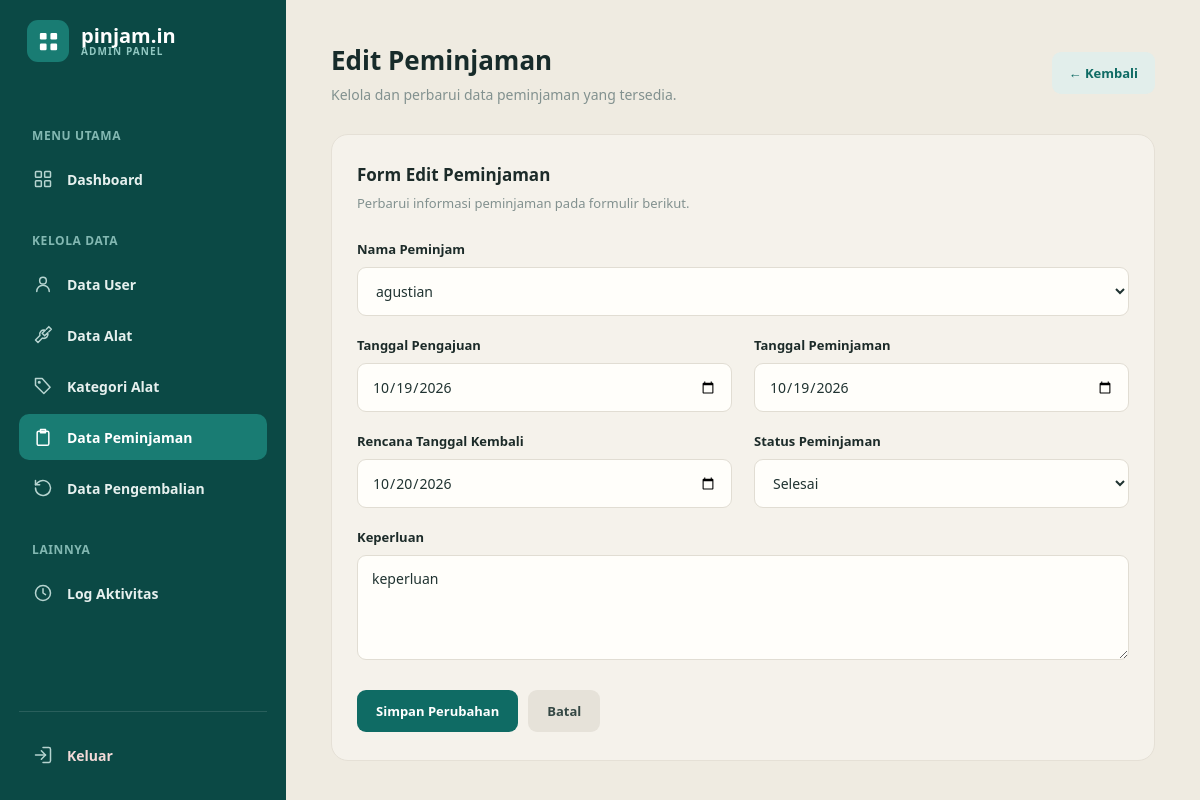
Screenshot of /View/v_edit_peminjaman.php?id=13 (signed in) with the database file from the repository.
### tables this page shows
CREATE TABLE `peminjaman` (
  `id_peminjaman` int(11) NOT NULL,
  `id_user` int(11) NOT NULL,
  `tanggal_pengajuan` date NOT NULL,
  `tanggal_pinjam` date NOT NULL,
  `tanggal_kembali_rencana` date NOT NULL,
  `keperluan` text DEFAULT NULL,
  `status` enum('menunggu','disetujui','ditolak','selesai') NOT NULL DEFAULT 'menunggu',
  `disetujui_oleh` int(11) DEFAULT NULL,
  `keterangan` text DEFAULT NULL
);

CREATE TABLE `tb_user` (
  `id_user` int(11) NOT NULL,
  `nama` varchar(100) NOT NULL,
  `username` varchar(50) NOT NULL,
  `password` varchar(255) NOT NULL,
  `role` enum('admin','petugas','peminjam') NOT NULL DEFAULT 'peminjam',
  `no_telp` varchar(20) DEFAULT NULL,
  `status_aktif` tinyint(1) NOT NULL DEFAULT 1,
  `created_at` timestamp NOT NULL DEFAULT current_timestamp()
);

### Model/m_peminjaman.php (called while the page is built, shortened)
<?php
class m_peminjaman
{
    private function koneksi()
    {
        $db = new koneksi();
        return $db->koneksi;
    }
    public function daftar_user()
    {
        $conn = $this->koneksi();
        $sql = "SELECT id_user, nama, username
                FROM tb_user
                WHERE status_aktif = 1
                ORDER BY nama ASC";
        $query = mysqli_query($conn, $sql);
        $hasil = [];
        if ($query) {
            while ($row = mysqli_fetch_assoc($query)) {
                $hasil[] = $row;
            }
        }
        return $hasil;
    }
    public function get_by_id($id)
    {
        $conn = $this->koneksi();
        $stmt = mysqli_prepare(
            $conn,
            "SELECT * FROM peminjaman WHERE id_peminjaman = ?"
        );
        mysqli_stmt_bind_param($stmt, "i", $id);
        mysqli_stmt_execute($stmt);
        $query = mysqli_stmt_get_result($stmt);
        $data = mysqli_fetch_assoc($query);
        return $data;
    }
}
?>

### View/v_edit_peminjaman.php (the view, shortened to what this page needs)
<?php
require_once __DIR__ . "/../Model/m_peminjaman.php";
$id = filter_input(INPUT_GET, "id", FILTER_VALIDATE_INT);
$model = new m_peminjaman();
$peminjaman = $model->get_by_id($id);
$daftar_user = $model->daftar_user();
$idUserSekarang = (int) $peminjaman["id_user"];
function e($value)
{
    return htmlspecialchars((string) $value, ENT_QUOTES, "UTF-8");
}
?>
<!DOCTYPE html>
<html lang="id">
<head>
</head>
<body>
<div class="layout">
    <aside class="sidebar">
        <div class="brand">
            <span class="brand-icon">
                <svg viewBox="0 0 24 24" fill="white" aria-hidden="true">
                    <rect x="3" y="3" width="7" height="7" rx="1.3"/>
                    <rect x="14" y="3" width="7" height="7" rx="1.3"/>
                    <rect x="3" y="14" width="7" height="7" rx="1.3"/>
                    <rect x="14" y="14" width="7" height="7" rx="1.3"/>
                </svg>
            </span>
            <span class="brand-name">
                pinjam.in
                <small>ADMIN PANEL</small>
            </span>
        </div>
        <div class="nav-section">
            <div class="nav-label">MENU UTAMA</div>
            <a class="nav-item" href="v_homeadmin.php">
                <svg viewBox="0 0 24 24" fill="none" stroke-width="1.8" stroke-linecap="round" stroke-linejoin="round">
                    <rect x="3" y="3" width="7" height="7" rx="1"/>
                    <rect x="14" y="3" width="7" height="7" rx="1"/>
                    <rect x="3" y="14" width="7" height="7" rx="1"/>
                    <rect x="14" y="14" width="7" height="7" rx="1"/>
                </svg>
                Dashboard
            </a>
        </div>
        <div class="nav-section">
            <div class="nav-label">KELOLA DATA</div>
            <a class="nav-item" href="v_user.php">
                <svg viewBox="0 0 24 24" fill="none" stroke-width="1.8" stroke-linecap="round" stroke-linejoin="round">
                    <circle cx="12" cy="8" r="4"/>
                    <path d="M4.5 21a7.5 7.5 0 0 1 15 0"/>
                </svg>
                Data User
            </a>
            <a class="nav-item" href="v_alat.php">
                <svg viewBox="0 0 24 24" fill="none" stroke-width="1.8" stroke-linecap="round" stroke-linejoin="round">
                    <path d="M14.7 6.3a5 5 0 0 0-6.4 6.4L3 18l3 3 5.3-5.3a5 5 0 0 0 6.4-6.4L14 13l-3-3z"/>
                    <path d="m16 5 3-3 3 3-3 3"/>
                </svg>
                Data Alat
            </a>
            <a class="nav-item" href="v_kategori.php">
                <svg viewBox="0 0 24 24" fill="none" stroke-width="1.8" stroke-linecap="round" stroke-linejoin="round">
                    <path d="M20.5 13.5 13 21l-10-10V3h8z"/>
                    <circle cx="7.5" cy="7.5" r="1"/>
                </svg>
                Kategori Alat
            </a>
            <a class="nav-item active" href="v_peminjaman.php">
                <svg viewBox="0 0 24 24" fill="none" stroke-width="1.8" stroke-linecap="round" stroke-linejoin="round">
                    <rect x="5" y="5" width="14" height="17" rx="2"/>
                    <path d="M9 3h6v4H9z"/>
                </svg>
                Data Peminjaman
            </a>
            <a class="nav-item" href="v_pengembalian.php">
                <svg viewBox="0 0 24 24" fill="none" stroke-width="1.8" stroke-linecap="round" stroke-linejoin="round">
                    <path d="M3 12a9 9 0 1 0 3-6.7L3 8"/>
                    <path d="M3 3v5h5"/>
                </svg>
                Data Pengembalian
            </a>
        </div>
        <div class="nav-section">
            <div class="nav-label">LAINNYA</div>
            <a class="nav-item" href="v_log_aktivitas.php">
                <svg viewBox="0 0 24 24" fill="none" stroke-width="1.8" stroke-linecap="round" stroke-linejoin="round">
                    <circle cx="12" cy="12" r="9"/>
                    <path d="M12 7v5l3 2"/>
                </svg>
                Log Aktivitas
            </a>
        </div>
        <div class="sidebar-bottom">
            <a class="nav-item" href="../Controller/c_logout.php">
                <svg viewBox="0 0 24 24" fill="none" stroke-width="1.8" stroke-linecap="round" stroke-linejoin="round">
                    <path d="M10 17l5-5-5-5"/>
                    <path d="M15 12H3"/>
                    <path d="M12 3h7a2 2 0 0 1 2 2v14a2 2 0 0 1-2 2h-7"/>
                </svg>
                Keluar
            </a>
        </div>
    </aside>
    <main class="main">
        <header class="page-header">
            <div>
                <h1>Edit Peminjaman</h1>
                <p>Kelola dan perbarui data peminjaman yang tersedia.</p>
            </div>
            <a href="v_peminjaman.php" class="back-link">← Kembali</a>
        </header>
        <section class="panel">
            <h2>Form Edit Peminjaman</h2>
            <p class="panel-description">Perbarui informasi peminjaman pada formulir berikut.</p>
            <form action="../Controller/c_peminjaman.php" method="POST">
                <div class="form-group">
                    <label for="id_user">Nama Peminjam</label>
                    <select name="id_user" id="id_user" required>
                        <?php foreach ($daftar_user as $user): ?>
                            <option
                                value="<?= (int) $user["id_user"] ?>"
                                <?= (int) $user["id_user"] === $idUserSekarang ? "selected" : "" ?>
                            >
                                <?= e(($user["nama"] ?? "") ?: ($user["username"] ?? "User")) ?>
                            </option>
                        <?php endforeach; ?>
                    </select>
                </div>
                <div class="form-grid">
                    <div class="form-group">
                        <label for="tanggal_pengajuan">Tanggal Pengajuan</label>
                        <input
                            type="date"
                            id="tanggal_pengajuan"
                            name="tanggal_pengajuan"
                            value="<?= e($peminjaman["tanggal_pengajuan"] ?? "") ?>"
                            required
                        >
                    </div>
                    <div class="form-group">
                        <label for="tanggal_pinjam">Tanggal Peminjaman</label>
                        <input
                            type="date"
                            id="tanggal_pinjam"
                            name="tanggal_pinjam"
                            value="<?= e($peminjaman["tanggal_pinjam"] ?? "") ?>"
                            required
                        >
                    </div>
                    <div class="form-group">
                        <label for="tanggal_kembali_rencana">Rencana Tanggal Kembali</label>
                        <input
                            type="date"
                            id="tanggal_kembali_rencana"
                            name="tanggal_kembali_rencana"
                            value="<?= e($peminjaman["tanggal_kembali_rencana"] ?? "") ?>"
                            required
                        >
                    </div>
                    <div class="form-group">
                        <label for="status">Status Peminjaman</label>
                        <select name="status" id="status" required>
                            <?php
                            $statusList = [
                                "menunggu",
                                "disetujui",
                                "ditolak",
                                "selesai"
                            ];
                            ?>
                            <?php foreach ($statusList as $status): ?>
                                <option
                                    value="<?= e($status) ?>"
                                    <?= ($peminjaman["status"] ?? "") === $status ? "selected" : "" ?>
                                >
                                    <?= e(ucfirst($status)) ?>
                                </option>
                            <?php endforeach; ?>
                        </select>
                    </div>
                </div>
                <div class="form-group">
                    <label for="keperluan">Keperluan</label>
                    <textarea
                        name="keperluan"
                        id="keperluan"
                        required
                    ><?= e($peminjaman["keperluan"] ?? "") ?></textarea>
                </div>
                <div class="form-actions">
                    <button type="submit" name="edit" class="btn btn-save">
                        Simpan Perubahan
                    </button>
                    <a href="v_peminjaman.php" class="btn btn-cancel">
                        Batal
                    </a>
                </div>
            </form>
        </section>
    </main>
</div>
</body>
</html>

### View/v_edit_peminjaman.php (style rules this page uses)
:root { --cream: #f4f1ea; --cream-deep: #efebe1; --teal-dark: #0f6b64; --teal: #1a7a72; --teal-deep: #0a4a45; --ink: #1c2b29; --muted: #82918f; --border: #e4e0d6; }
* { box-sizing: border-box; }
body { margin: 0; font-family: "Segoe UI", Arial, sans-serif; background: var(--cream-deep); color: var(--ink); }
.layout { display: flex; min-height: 100vh; }
.sidebar { width: 286px; min-height: 100vh; padding: 20px 19px; background: #0b4945; color: #ffffff; display: flex; flex-direction: column; flex-shrink: 0; }
.brand { display: flex; align-items: center; gap: 12px; margin: 0 8px 65px; padding-top: 0; font-size: 20px; font-weight: 800; }
.brand-icon { width: 42px; height: 42px; display: flex; align-items: center; justify-content: center; background: #197c73; border-radius: 11px; flex-shrink: 0; }
.brand-icon svg { width: 23px; height: 23px; }
.brand-name { line-height: 19px; white-space: nowrap; }
.brand small { display: block; color: #91c7c1; font-size: 10px; letter-spacing: 1.1px; line-height: 12px; }
.nav-section { margin-bottom: 25px; }
.nav-label { margin: 0 13px 12px; color: #83b8b2; font-size: 12px; font-weight: 800; letter-spacing: .6px; }
.nav-item { display: flex; align-items: center; gap: 14px; width: 100%; min-height: 46px; padding: 11px 14px; margin-bottom: 5px; border-radius: 10px; color: #e6f0ee; text-decoration: none; font-size: 14px; font-weight: 600; transition: background .2s; }
.nav-item svg { width: 20px; height: 20px; flex-shrink: 0; stroke: #b6d4d0; }
.nav-item.active { background: #197c73; color: #ffffff; }
.nav-item.active svg { stroke: #ffffff; }
.sidebar-bottom { margin-top: auto; padding-top: 20px; border-top: 1px solid rgba(255, 255, 255, .12); }
.sidebar-bottom .nav-item { color: #f2d9d7; }
.main { flex: 1; min-width: 0; padding: 42px 45px; }
.page-header { display: flex; justify-content: space-between; align-items: center; gap: 20px; margin-bottom: 30px; }
.page-header h1 { margin: 0 0 7px; font-size: 26px; font-weight: 800; color: #172b2a; }
.page-header p { margin: 0; font-size: 14px; color: var(--muted); }
.back-link { display: inline-flex; align-items: center; justify-content: center; padding: 12px 17px; border-radius: 9px; background: #e2eeeb; color: var(--teal-dark); font-size: 13px; font-weight: 700; text-decoration: none; white-space: nowrap; }
.panel { width: 100%; padding: 28px 25px; background: #f5f2eb; border: 1px solid #e5e0d6; border-radius: 17px; }
.panel h2 { margin: 0 0 8px; font-size: 17px; font-weight: 800; }
.panel-description { margin: 0 0 28px; color: var(--muted); font-size: 13px; }
.form-grid { display: grid; grid-template-columns: repeat(2, minmax(0, 1fr)); gap: 0 22px; }
.form-group { margin-bottom: 20px; }
.form-group label { display: block; margin-bottom: 9px; font-size: 13px; font-weight: 700; }
.form-group input, .form-group select, .form-group textarea { width: 100%; padding: 13px 14px; border: 1px solid #e1ddd3; border-radius: 9px; outline: none; background: #fffefa; color: #203331; font-family: inherit; font-size: 14px; }
.form-group textarea { min-height: 105px; resize: vertical; }
.form-actions { display: flex; align-items: center; gap: 10px; padding-top: 5px; }
.btn { display: inline-flex; justify-content: center; align-items: center; padding: 12px 19px; border: none; border-radius: 9px; font-family: inherit; font-size: 13px; font-weight: 700; text-decoration: none; cursor: pointer; }
.btn-save { background: #0f6b64; color: #ffffff; }
.btn-cancel { background: #e6e2d9; color: #344744; }

### rows the page displays
peminjaman: id_user "agustian", tanggal_pengajuan "10/19/2026", tanggal_pinjam "10/19/2026", tanggal_kembali_rencana "10/20/2026", status "Selesai", keperluan "keperluan"
